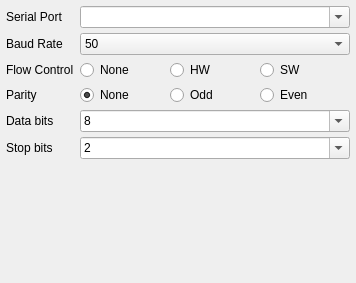
<?xml version="1.0" encoding="UTF-8"?>
<ui version="4.0">
 <class>serialSettings</class>
 <widget class="QWidget" name="serialSettings">
  <property name="geometry">
   <rect>
    <x>0</x>
    <y>0</y>
    <width>304</width>
    <height>283</height>
   </rect>
  </property>
  <property name="windowTitle">
   <string>Form</string>
  </property>
  <layout class="QGridLayout" name="gridLayout" columnstretch="100,0">
   <property name="leftMargin">
    <number>6</number>
   </property>
   <property name="topMargin">
    <number>6</number>
   </property>
   <property name="rightMargin">
    <number>6</number>
   </property>
   <property name="bottomMargin">
    <number>6</number>
   </property>
   <property name="verticalSpacing">
    <number>5</number>
   </property>
   <item row="0" column="0">
    <widget class="QLabel" name="portlabel">
     <property name="text">
      <string>Serial Port</string>
     </property>
    </widget>
   </item>
   <item row="0" column="1">
    <widget class="QComboBox" name="portName">
     <property name="toolTip">
      <string>&lt;html&gt;&lt;head/&gt;&lt;body&gt;&lt;p&gt;The serial port to which the system is connected. All ports listed here should work.&lt;/p&gt;&lt;p&gt;If the selector turns &lt;span style=&quot; font-weight:600; color:#ff0000;&quot;&gt;red&lt;/span&gt;, that means the currently selected port is not available.&lt;/p&gt;&lt;/body&gt;&lt;/html&gt;</string>
     </property>
     <property name="statusTip">
      <string>The serial port to which the system is connected. All ports listed here should work.</string>
     </property>
     <property name="whatsThis">
      <string>The serial port to which the system is connected. All ports listed here should work.</string>
     </property>
     <property name="editable">
      <bool>true</bool>
     </property>
     <property name="insertPolicy">
      <enum>QComboBox::NoInsert</enum>
     </property>
     <property name="sizeAdjustPolicy">
      <enum>QComboBox::AdjustToContentsOnFirstShow</enum>
     </property>
     <property name="minimumContentsLength">
      <number>30</number>
     </property>
    </widget>
   </item>
   <item row="1" column="0">
    <widget class="QLabel" name="portlabel_2">
     <property name="text">
      <string>Baud Rate</string>
     </property>
    </widget>
   </item>
   <item row="1" column="1">
    <widget class="QComboBox" name="baudRate">
     <property name="toolTip">
      <string>The data transmission rate. If unsure 57600 and 115200 are very common rates.</string>
     </property>
     <property name="statusTip">
      <string>The data transmission rate. If unsure 57600 and 115200 are very common rates.</string>
     </property>
     <property name="whatsThis">
      <string>The data transmission rate. If unsure 57600 and 115200 are very common rates.</string>
     </property>
     <property name="editable">
      <bool>false</bool>
     </property>
     <property name="sizeAdjustPolicy">
      <enum>QComboBox::AdjustToContents</enum>
     </property>
     <item>
      <property name="text">
       <string>50</string>
      </property>
     </item>
     <item>
      <property name="text">
       <string>75</string>
      </property>
     </item>
     <item>
      <property name="text">
       <string>110</string>
      </property>
     </item>
     <item>
      <property name="text">
       <string>134</string>
      </property>
     </item>
     <item>
      <property name="text">
       <string>150</string>
      </property>
     </item>
     <item>
      <property name="text">
       <string>200</string>
      </property>
     </item>
     <item>
      <property name="text">
       <string>300</string>
      </property>
     </item>
     <item>
      <property name="text">
       <string>600</string>
      </property>
     </item>
     <item>
      <property name="text">
       <string>1200</string>
      </property>
     </item>
     <item>
      <property name="text">
       <string>1800</string>
      </property>
     </item>
     <item>
      <property name="text">
       <string>2400</string>
      </property>
     </item>
     <item>
      <property name="text">
       <string>4800</string>
      </property>
     </item>
     <item>
      <property name="text">
       <string>9600</string>
      </property>
     </item>
     <item>
      <property name="text">
       <string>14400</string>
      </property>
     </item>
     <item>
      <property name="text">
       <string>19200</string>
      </property>
     </item>
     <item>
      <property name="text">
       <string>38400</string>
      </property>
     </item>
     <item>
      <property name="text">
       <string>56000</string>
      </property>
     </item>
     <item>
      <property name="text">
       <string>57600</string>
      </property>
     </item>
     <item>
      <property name="text">
       <string>76800</string>
      </property>
     </item>
     <item>
      <property name="text">
       <string>115200</string>
      </property>
     </item>
     <item>
      <property name="text">
       <string>128000</string>
      </property>
     </item>
     <item>
      <property name="text">
       <string>230400</string>
      </property>
     </item>
     <item>
      <property name="text">
       <string>256000</string>
      </property>
     </item>
     <item>
      <property name="text">
       <string>460800</string>
      </property>
     </item>
     <item>
      <property name="text">
       <string>921600</string>
      </property>
     </item>
    </widget>
   </item>
   <item row="2" column="0">
    <widget class="QLabel" name="portlabel_3">
     <property name="text">
      <string>Flow Control</string>
     </property>
    </widget>
   </item>
   <item row="2" column="1">
    <layout class="QHBoxLayout" name="horizontalLayout">
     <item>
      <widget class="QRadioButton" name="flowControl_none">
       <property name="toolTip">
        <string>&lt;html&gt;&lt;head/&gt;&lt;body&gt;&lt;p&gt;Set the flow control type. In most cases this is None or HW (aka. DTS/RTS). SW type is aka. XON/XOFF.&lt;/p&gt;&lt;/body&gt;&lt;/html&gt;</string>
       </property>
       <property name="whatsThis">
        <string>&lt;html&gt;&lt;head/&gt;&lt;body&gt;&lt;p&gt;Set the flow control type. In most cases this is None or HW (aka. DTS/RTS). SW type is aka. XON/XOFF.&lt;/p&gt;&lt;/body&gt;&lt;/html&gt;</string>
       </property>
       <property name="text">
        <string>None</string>
       </property>
       <attribute name="buttonGroup">
        <string notr="true">buttonGroup_flowControl</string>
       </attribute>
      </widget>
     </item>
     <item>
      <widget class="QRadioButton" name="flowControl_hw">
       <property name="toolTip">
        <string>&lt;html&gt;&lt;head/&gt;&lt;body&gt;&lt;p&gt;Set the flow control type. In most cases this is None or HW (aka. DTS/RTS). SW type is aka. XON/XOFF.&lt;/p&gt;&lt;/body&gt;&lt;/html&gt;</string>
       </property>
       <property name="whatsThis">
        <string>&lt;html&gt;&lt;head/&gt;&lt;body&gt;&lt;p&gt;Set the flow control type. In most cases this is None or HW (aka. DTS/RTS). SW type is aka. XON/XOFF.&lt;/p&gt;&lt;/body&gt;&lt;/html&gt;</string>
       </property>
       <property name="text">
        <string>HW</string>
       </property>
       <attribute name="buttonGroup">
        <string notr="true">buttonGroup_flowControl</string>
       </attribute>
      </widget>
     </item>
     <item>
      <widget class="QRadioButton" name="flowControl_sw">
       <property name="toolTip">
        <string>&lt;html&gt;&lt;head/&gt;&lt;body&gt;&lt;p&gt;Set the flow control type. In most cases this is None or HW (aka. DTS/RTS). SW type is aka. XON/XOFF.&lt;/p&gt;&lt;/body&gt;&lt;/html&gt;</string>
       </property>
       <property name="whatsThis">
        <string>&lt;html&gt;&lt;head/&gt;&lt;body&gt;&lt;p&gt;Set the flow control type. In most cases this is None or HW (aka. DTS/RTS). SW type is aka. XON/XOFF.&lt;/p&gt;&lt;/body&gt;&lt;/html&gt;</string>
       </property>
       <property name="text">
        <string>SW</string>
       </property>
       <attribute name="buttonGroup">
        <string notr="true">buttonGroup_flowControl</string>
       </attribute>
      </widget>
     </item>
    </layout>
   </item>
   <item row="3" column="0">
    <widget class="QLabel" name="portlabel_4">
     <property name="text">
      <string>Parity</string>
     </property>
    </widget>
   </item>
   <item row="3" column="1">
    <layout class="QHBoxLayout" name="horizontalLayout_2">
     <item>
      <widget class="QRadioButton" name="parNone">
       <property name="toolTip">
        <string>&lt;html&gt;&lt;head/&gt;&lt;body&gt;&lt;p&gt;Set the parity. In most cases no parity (None) is used.&lt;/p&gt;&lt;/body&gt;&lt;/html&gt;</string>
       </property>
       <property name="statusTip">
        <string>Set the parity. In most cases no parity (None) is used.</string>
       </property>
       <property name="whatsThis">
        <string>Set the parity. In most cases no parity (None) is used.</string>
       </property>
       <property name="text">
        <string>None</string>
       </property>
       <property name="checked">
        <bool>true</bool>
       </property>
       <attribute name="buttonGroup">
        <string notr="true">buttonGroup_parity</string>
       </attribute>
      </widget>
     </item>
     <item>
      <widget class="QRadioButton" name="parOdd">
       <property name="toolTip">
        <string>Set the parity. In most cases no parity (None) is used.</string>
       </property>
       <property name="statusTip">
        <string>Set the parity. In most cases no parity (None) is used.</string>
       </property>
       <property name="whatsThis">
        <string>Set the parity. In most cases no parity (None) is used.</string>
       </property>
       <property name="text">
        <string>Odd</string>
       </property>
       <attribute name="buttonGroup">
        <string notr="true">buttonGroup_parity</string>
       </attribute>
      </widget>
     </item>
     <item>
      <widget class="QRadioButton" name="parEven">
       <property name="toolTip">
        <string>Set the parity. In most cases no parity (None) is used.</string>
       </property>
       <property name="statusTip">
        <string>Set the parity. In most cases no parity (None) is used.</string>
       </property>
       <property name="whatsThis">
        <string>Set the parity. In most cases no parity (None) is used.</string>
       </property>
       <property name="text">
        <string>Even</string>
       </property>
       <attribute name="buttonGroup">
        <string notr="true">buttonGroup_parity</string>
       </attribute>
      </widget>
     </item>
    </layout>
   </item>
   <item row="4" column="0">
    <widget class="QLabel" name="portlabel_5">
     <property name="text">
      <string>Data bits</string>
     </property>
    </widget>
   </item>
   <item row="4" column="1">
    <widget class="QComboBox" name="dataBitsCombo">
     <property name="toolTip">
      <string>&lt;html&gt;&lt;head/&gt;&lt;body&gt;&lt;p&gt;Number of data bits per symbol. This is almost always 8.&lt;/p&gt;&lt;/body&gt;&lt;/html&gt;</string>
     </property>
     <property name="statusTip">
      <string>Number of data bits per symbol. This is almost always 8.</string>
     </property>
     <property name="editable">
      <bool>true</bool>
     </property>
     <property name="currentIndex">
      <number>3</number>
     </property>
     <item>
      <property name="text">
       <string>5</string>
      </property>
     </item>
     <item>
      <property name="text">
       <string>6</string>
      </property>
     </item>
     <item>
      <property name="text">
       <string>7</string>
      </property>
     </item>
     <item>
      <property name="text">
       <string>8</string>
      </property>
     </item>
    </widget>
   </item>
   <item row="5" column="0">
    <widget class="QLabel" name="portlabel_6">
     <property name="text">
      <string>Stop bits</string>
     </property>
    </widget>
   </item>
   <item row="5" column="1">
    <widget class="QComboBox" name="stopBitsCombo">
     <property name="toolTip">
      <string>&lt;html&gt;&lt;head/&gt;&lt;body&gt;&lt;p&gt;Number of stop bits per symbol. This is almost always 2.&lt;/p&gt;&lt;/body&gt;&lt;/html&gt;</string>
     </property>
     <property name="statusTip">
      <string>Number of stop bits per symbol. This is almost always 2.</string>
     </property>
     <property name="editable">
      <bool>true</bool>
     </property>
     <property name="currentIndex">
      <number>1</number>
     </property>
     <item>
      <property name="text">
       <string>1</string>
      </property>
     </item>
     <item>
      <property name="text">
       <string>2</string>
      </property>
     </item>
    </widget>
   </item>
   <item row="6" column="0" colspan="2">
    <spacer name="verticalSpacer">
     <property name="orientation">
      <enum>Qt::Vertical</enum>
     </property>
     <property name="sizeHint" stdset="0">
      <size>
       <width>0</width>
       <height>0</height>
      </size>
     </property>
    </spacer>
   </item>
  </layout>
  <action name="actionDelete">
   <property name="text">
    <string>Delete</string>
   </property>
   <property name="toolTip">
    <string>Delete this link</string>
   </property>
   <property name="statusTip">
    <string>Delete this link</string>
   </property>
   <property name="whatsThis">
    <string>Link delete button</string>
   </property>
  </action>
  <action name="actionConnect">
   <property name="text">
    <string>Connect</string>
   </property>
   <property name="toolTip">
    <string>Connect this link</string>
   </property>
   <property name="statusTip">
    <string>Connect this link</string>
   </property>
   <property name="whatsThis">
    <string>Connect this link</string>
   </property>
  </action>
  <action name="actionClose">
   <property name="text">
    <string>Close</string>
   </property>
   <property name="toolTip">
    <string>Close the configuration window</string>
   </property>
   <property name="statusTip">
    <string>Close the configuration window</string>
   </property>
   <property name="whatsThis">
    <string>Close the configuration window</string>
   </property>
  </action>
 </widget>
 <resources/>
 <connections>
  <connection>
   <sender>actionClose</sender>
   <signal>triggered()</signal>
   <receiver>serialSettings</receiver>
   <slot>close()</slot>
   <hints>
    <hint type="sourcelabel">
     <x>-1</x>
     <y>-1</y>
    </hint>
    <hint type="destinationlabel">
     <x>224</x>
     <y>195</y>
    </hint>
   </hints>
  </connection>
 </connections>
 <buttongroups>
  <buttongroup name="buttonGroup_flowControl"/>
  <buttongroup name="buttonGroup_parity"/>
 </buttongroups>
</ui>
